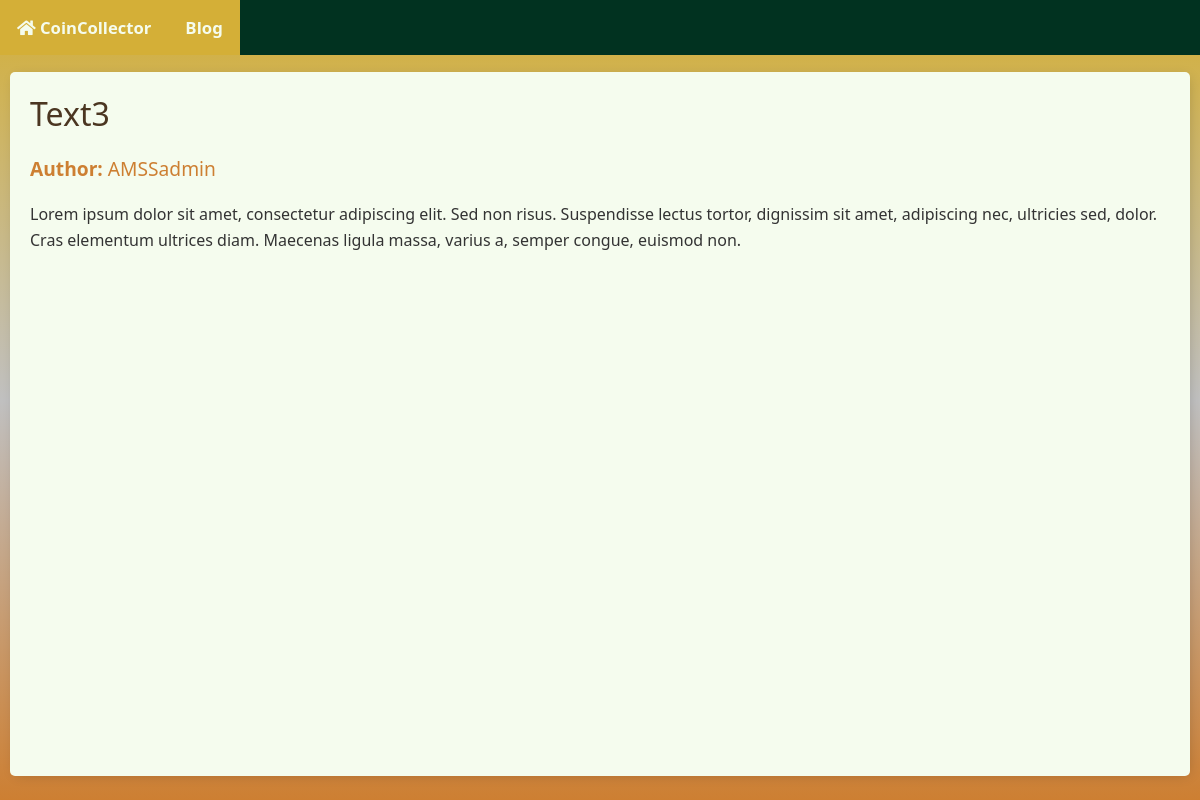
The page /blogpost/3/ on the database its author committed.
### base/models.py (models this page shows, shortened)
class BlogPost(models.Model):
    user = models.ForeignKey(User, on_delete=models.CASCADE, null=False, blank=False)
    title = models.CharField(max_length=100, null=False, blank=False)
    body = models.TextField(null=False, blank=False)
    class Meta:
        ordering = ['title']

### base/views.py (the view)
# urls.py: path('blogpost/<int:pk>/', views.BlogPostDetailView.as_view(), name='blogpost'),
class BlogPostDetailView(DetailView):
    model = BlogPost
    template_name = 'base/blogpost.html'
    context_object_name = 'blogpost'

### base/templates/base/blogpost.html (shortened to what this page needs)
{% extends 'base/main.html' %}
{% block content %}
{% load static %}
<div class="nav-bar">
    <ul>
        <li><a  href="{% url 'list' %}"><i class="fas fa-home"></i> CoinCollector</a></li>
        <li><a class="active" href="{% url 'blogpost_list' %}">Blog</a></li>
    </ul>
</div>
<div class="blogpost-detailed-card">
    <div class="title">{{ blogpost.title }}</div>
    <div class="author"><strong>Author:</strong> {{ blogpost.user.username }}</div>
    <div class="body">{{ blogpost.body }}</div>
</div>
{% endblock content %}

### base/templates/base/main.html (style rules this page uses)
:root { --gold: #D4AF37; --bronze: #CD7F32; --silver: #C0C0C0; --cream: #f5fcee; --deep-green: #013220; --muted-green: #556B2F; --light-beige: #F5F5DC; --dark-gray: #333333; --soft-white: #FAFAFA; --dark-brown: #4B3621; --charcoal: #36454F; }
body { background: linear-gradient(to bottom, #D4AF37, #C0C0C0, #CD7F32) fixed; }
body, html { margin: 0; padding: 0; font-family: ui-sans-serif, system-ui, -apple-system, BlinkMacSystemFont, Segoe UI, Roboto, Helvetica Neue, Arial, Noto Sans, sans-serif, Apple Color Emoji, Segoe UI Emoji, Segoe UI Symbol, Noto Color Emoji; scrollbar-width: thin; scrollbar-color: #888 #f1f1f1; }
.nav-bar { position: fixed; top: 0; left: 0; width: 100%; z-index: 100; background-color: var(--deep-green); display: flex; justify-content: space-between; padding: 0; overflow: hidden; }
.nav-bar ul { list-style-type: none; margin: 0; padding: 0; display: flex; width: 100%; }
.nav-bar ul li { padding: 0; }
.nav-bar ul li a { color: #f5fcee; text-decoration: none; display: block; text-align: center; padding: 16px 17px; font-weight: 600; }
.active { background-color: var(--gold); font-size: 105%; }
a, p, label, .help-pass-list-container { color: var(--dark-brown); }
a, label { font-weight: 600; }
.blogpost-detailed-card { max-width: 95%; margin: 20px auto; background-color: var(--cream); box-shadow: 2px 2px 13px -4px rgba(0, 0, 0, 0.21); border-radius: 5px; padding: 20px; height: calc(100vh - 8.5em); margin-top: 4.5em; }
.blogpost-detailed-card .title { font-size: 2em; margin-bottom: 20px; color: var(--dark-brown); }
.blogpost-detailed-card .author { font-size: 1.2em; margin-bottom: 20px; color: var(--bronze); }
.blogpost-detailed-card .body { font-size: 1em; color: var(--dark-gray); line-height: 1.6; }

### rows shown on the page
BlogPost: title "Text3", user.username "AMSSadmin", body "Lorem ipsum dolor sit amet, consectetur adipiscing elit. Sed non risus. Suspendisse lectus tortor, dignissim sit amet, adipiscing nec, ultricies sed, dolor. Cras elementum ultrices diam. Maecenas ligula massa, varius a, semper congue, euismod non."
